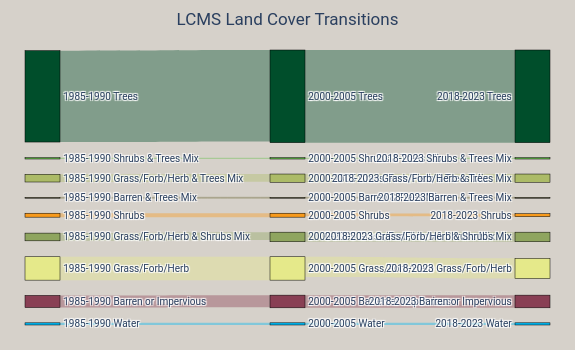

Notebook code cell kept with this figure:
### Code cell
# Inline: Sankey diagram of LCMS Land Cover transitions
sankey_df, sankey_fig, matrix_df = cl.summarize_and_chart(
    lcms.select(['Land_Cover']),
    study_area,
    sankey=True,
    transition_periods=[[1985, 1990], [2000, 2005], [2018, 2023]],
    title='LCMS Land Cover Transitions',
    min_percentage=0.5,
)
sankey_fig.show()
print('Source-Target-Value table:')
display(sankey_df)
print('Transition matrix:')
display(matrix_df)

### Figure 1 — Plotly figure (JSON) as saved in the notebook; plotly's stock layout.template omitted (floating-point values rounded to 4 significant figures)
{"data": [{"link": {"color": ["rgba(229,233,138,0.4)", "rgba(137,63,84,0.4)", "rgba(0,182,240,0.4)", "rgba(0,78,43,0.4)", "rgba(97,187,70,0.4)", "rgba(172,187,103,0.4)", "rgba(139,133,96,0.4)", "rgba(248,154,28,0.4)", "rgba(143,165,95,0.4)", "rgba(229,233,138,0.4)", "rgba(137,63,84,0.4)", "rgba(0,182,240,0.4)", "rgba(0,78,43,0.4)", "rgba(97,187,70,0.4)", "rgba(172,187,103,0.4)", "rgba(139,133,96,0.4)", "rgba(248,154,28,0.4)", "rgba(143,165,95,0.4)"], "source": [9, 11, 13, 0, 2, 3, 4, 6, 7, 24, 26, 28, 15, 17, 18, 19, 21, 22], "target": [24, 26, 28, 15, 17, 18, 19, 21, 22, 39, 41, 43, 30, 32, 33, 34, 36, 37], "value": [15.46, 8.04, 1.44, 60.41, 0.87, 5.11, 0.63, 2.61, 5.1, 13.36, 8.37, 1.45, 61.26, 0.89, 5.44, 0.64, 1.95, 6.33]}, "node": {"color": ["#004e2b", "#009344", "#61bb46", "#acbb67", "#8b8560", "#cafd4b", "#f89a1c", "#8fa55f", "#bebb8e", "#e5e98a", "#ddb925", "#893f54", "#e4f5fd", "#00b6f0", "#1b1716", "#004e2b", "#009344", "#61bb46", "#acbb67", "#8b8560", "#cafd4b", "#f89a1c", "#8fa55f", "#bebb8e", "#e5e98a", "#ddb925", "#893f54", "#e4f5fd", "#00b6f0", "#1b1716", "#004e2b", "#009344", "#61bb46", "#acbb67", "#8b8560", "#cafd4b", "#f89a1c", "#8fa55f", "#bebb8e", "#e5e98a", "#ddb925", "#893f54", "#e4f5fd", "#00b6f0", "#1b1716"], "label": ["1985-1990 Trees", "1985-1990 Tall Shrubs & Trees Mix (AK Only)", "1985-1990 Shrubs & Trees Mix", "1985-1990 Grass/Forb/Herb & Trees Mix", "1985-1990 Barren & Trees Mix", "1985-1990 Tall Shrubs (AK Only)", "1985-1990 Shrubs", "1985-1990 Grass/Forb/Herb & Shrubs Mix", "1985-1990 Barren & Shrubs Mix", "1985-1990 Grass/Forb/Herb", "1985-1990 Barren & Grass/Forb/Herb Mix", "1985-1990 Barren or Impervious", "1985-1990 Snow or Ice", "1985-1990 Water", "1985-1990 Non-Processing Area Mask", "2000-2005 Trees", "2000-2005 Tall Shrubs & Trees Mix (AK Only)", "2000-2005 Shrubs & Trees Mix", "2000-2005 Grass/Forb/Herb & Trees Mix", "2000-2005 Barren & Trees Mix", "2000-2005 Tall Shrubs (AK Only)", "2000-2005 Shrubs", "2000-2005 Grass/Forb/Herb & Shrubs Mix", "2000-2005 Barren & Shrubs Mix", "2000-2005 Grass/Forb/Herb", "2000-2005 Barren & Grass/Forb/Herb Mix", "2000-2005 Barren or Impervious", "2000-2005 Snow or Ice", "2000-2005 Water", "2000-2005 Non-Processing Area Mask", "2018-2023 Trees", "2018-2023 Tall Shrubs & Trees Mix (AK Only)", "2018-2023 Shrubs & Trees Mix", "2018-2023 Grass/Forb/Herb & Trees Mix", "2018-2023 Barren & Trees Mix", "2018-2023 Tall Shrubs (AK Only)", "2018-2023 Shrubs", "2018-2023 Grass/Forb/Herb & Shrubs Mix", "2018-2023 Barren & Shrubs Mix", "2018-2023 Grass/Forb/Herb", "2018-2023 Barren & Grass/Forb/Herb Mix", "2018-2023 Barren or Impervious", "2018-2023 Snow or Ice", "2018-2023 Water", "2018-2023 Non-Processing Area Mask"], "line": {"color": "black", "width": 0.5}, "pad": 15, "thickness": 35}, "orientation": "h", "textfont": {"size": 10}, "type": "sankey"}], "layout": {"font": {"family": "Roboto", "size": 12}, "height": 350, "margin": {"b": 25, "l": 25, "pad": 0, "r": 25, "t": 50}, "paper_bgcolor": "#d6d1ca", "plot_bgcolor": "#d6d1ca", "title": {"text": "LCMS Land Cover Transitions", "x": 0.5, "xanchor": "center"}, "width": 575}}
